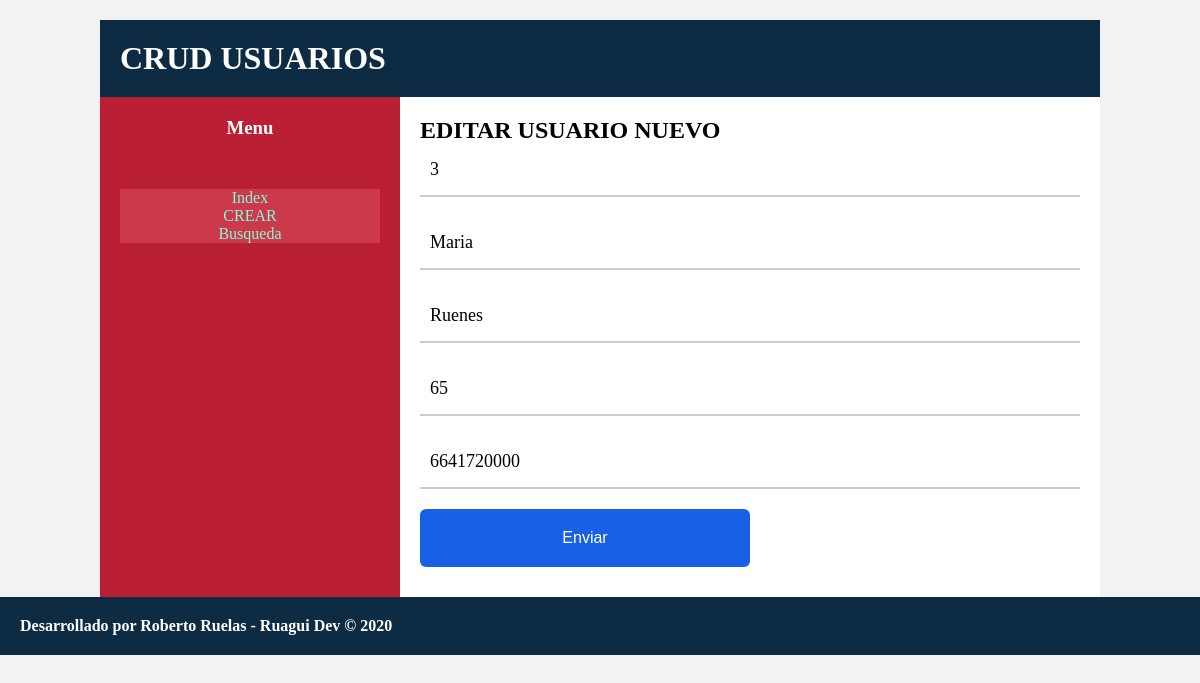
The app's page /editar.php?id=3 with its own data.
### tables this page shows
CREATE TABLE IF NOT EXISTS `usuarios` (
  `id` int(11) NOT NULL AUTO_INCREMENT,
  `nombre` varchar(50) NOT NULL,
  `apellido` varchar(50) NOT NULL,
  `edad` int(3) NOT NULL,
  `telefono` varchar(14) NOT NULL,
  PRIMARY KEY (`id`)
);

### config/db.php (called while the page is built)
<?php
class DB
{
    private $host;
		private $db;
		private $user;
		private $password;
        private $charset;
        public function __construct()
        {
            $this->host 	= 'localhost';
			$this->db 		= 'examen-crud';
			$this->user 	= 'root';
			$this->password = '';
			$this->charset 	= 'utf8mb4';
		}
		public function connect(){
			try {
				$connection = "mysql:host=" .$this->host . ";dbname=" . $this->db . ";charset=" .$this->charset;
				$options = [PDO::ATTR_ERRMODE => PDO::ERRMODE_EXCEPTION, PDO::ATTR_EMULATE_PREPARES => false];
				$pdo = new PDO($connection, $this->user, $this->password, $options);
				return $pdo;
			} catch (PDOException $e) {
				print_r("Error connection: " . $e->getMessage());
			}
		}
}
?>

### includes/usuarios.php (called while the page is built, shortened)
<?php
include_once 'config/db.php';
class Usuario extends DB{
    private $id;
    public function setId($id){
        $this->id = $id;
    }
    public function getUsuarioUnico(){
           return $this->connect()->query('SELECT * FROM usuarios WHERE id = '.$this->id);
    }
}
?>

### editar.php (the view, shortened to what this page needs)
<?php
    include_once 'includes/usuarios.php';
?>
<!DOCTYPE html>
<html lang="es">
<head>
    <link rel="stylesheet" href="assets/css/styles.css">
</head>
<body>
<?php
include_once 'views/header.php';
include_once 'views/aside.php';
?>
<section class="main">
<form action="#" class="formulario" method="POST">
<h1>EDITAR USUARIO NUEVO</h1>
<?php
       $id_usuario = $_GET['id'];
       $usuario = new Usuario();
       $usuario->setId($id_usuario);
       $user = $usuario->getUsuarioUnico();
       foreach($user as $usr){
           $nombreUser = $usr['nombre'];
           $apellidoUser = $usr['apellido'];
           $edadUser = $usr['edad'];
           $telefonoUser = $usr['telefono'];
       }
?>
        <input type="text" name="id" id="id" readonly value="<?= $id_usuario ?>">
        <input type="text" name="nombre" id="nombre" placeholder="Nombre" value="<?=$nombreUser?>">
        <input type="text" name="apellido" id="apellido" placeholder="Apellido" value="<?= $apellidoUser?>">
        <input type="text" name="edad" id="edad" placeholder="Edad" value="<?= $edadUser?>">
        <input type="text" name="telefono" id="telefono" placeholder="Telefono" value="<?= $telefonoUser?>">
        <input type="submit" value="Enviar" class="btn-enviar">
</form>
</div>
<?php
include_once 'views/footer.php';
?>
</body>
</html>

### assets/css/styles.css (style rules this page uses)
* { margin: 0; padding: 0; -webkit-box-sizing: border-box; -moz-box-sizing: border-box; box-sizing: border-box; }
body { background: #f2f2f2; font-size: Arial, Sans-serif; }
header, .main, aside, footer { padding: 20px; }
.main { background: #fff; width: 70%; height: 500px; float: left; }
.main .formulario .btn-enviar { width: 50%; background: #1860e6; color: #fff; border:none; cursor: pointer; font-size: 16px; text-align: center; padding: 20px; display: inline-block; text-decoration: none; border-radius: 6px; }
.main .formulario input[type='text'], .main .formulario input[type='mail'] { display: block; width: 100%; margin-bottom: 20px; padding: 15px 10px; border: none; border-bottom: 2px solid #ccc; font-family: 'Slabo 27px', serif; font-size: 18px; }

### records on screen
usuarios: nombre "Maria", apellido "Ruenes", edad "65", telefono "6641720000"
